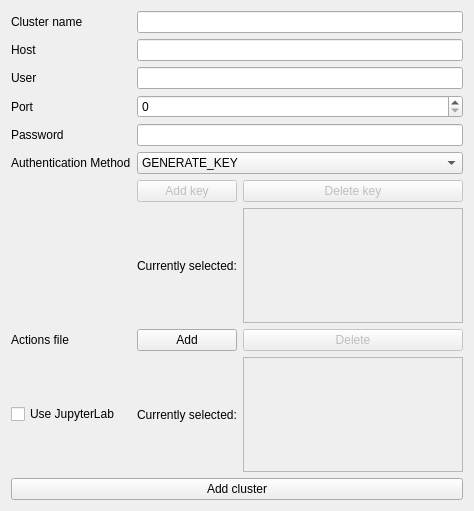
<?xml version="1.0" encoding="UTF-8"?>
<ui version="4.0">
 <class>Form</class>
 <widget class="QWidget" name="Form">
  <property name="enabled">
   <bool>true</bool>
  </property>
  <property name="geometry">
   <rect>
    <x>0</x>
    <y>0</y>
    <width>474</width>
    <height>511</height>
   </rect>
  </property>
  <property name="windowTitle">
   <string>Form</string>
  </property>
  <layout class="QGridLayout" name="gridLayout">
   <item row="0" column="0">
    <widget class="QLabel" name="cluster_name_addc_label">
     <property name="text">
      <string>Cluster name</string>
     </property>
    </widget>
   </item>
   <item row="9" column="2">
    <widget class="QTextBrowser" name="selected_file_path_browser">
     <property name="enabled">
      <bool>false</bool>
     </property>
    </widget>
   </item>
   <item row="3" column="1" colspan="2">
    <widget class="QSpinBox" name="port_edit"/>
   </item>
   <item row="8" column="1">
    <widget class="QPushButton" name="add_actions_file_button">
     <property name="text">
      <string>Add</string>
     </property>
    </widget>
   </item>
   <item row="0" column="1" colspan="2">
    <widget class="QLineEdit" name="cluster_name_addc_edit"/>
   </item>
   <item row="1" column="1" colspan="2">
    <widget class="QLineEdit" name="host_edit"/>
   </item>
   <item row="5" column="1" colspan="2">
    <widget class="QComboBox" name="auth_method_box">
     <item>
      <property name="text">
       <string>GENERATE_KEY</string>
      </property>
     </item>
     <item>
      <property name="text">
       <string>PRIVATE_KEY</string>
      </property>
     </item>
     <item>
      <property name="text">
       <string>ASK_EVERYTIME</string>
      </property>
     </item>
    </widget>
   </item>
   <item row="3" column="0">
    <widget class="QLabel" name="port_label">
     <property name="text">
      <string>Port</string>
     </property>
    </widget>
   </item>
   <item row="4" column="0">
    <widget class="QLabel" name="port_label_2">
     <property name="text">
      <string>Password</string>
     </property>
    </widget>
   </item>
   <item row="2" column="1" colspan="2">
    <widget class="QLineEdit" name="user_edit"/>
   </item>
   <item row="6" column="2">
    <widget class="QPushButton" name="delete_key_button">
     <property name="enabled">
      <bool>false</bool>
     </property>
     <property name="text">
      <string>Delete key</string>
     </property>
    </widget>
   </item>
   <item row="5" column="0">
    <widget class="QLabel" name="auth_method_label">
     <property name="text">
      <string>Authentication Method</string>
     </property>
    </widget>
   </item>
   <item row="8" column="2">
    <widget class="QPushButton" name="delete_actions_file_button">
     <property name="enabled">
      <bool>false</bool>
     </property>
     <property name="text">
      <string>Delete</string>
     </property>
    </widget>
   </item>
   <item row="10" column="0" colspan="3">
    <widget class="QPushButton" name="add_cluster_button">
     <property name="text">
      <string>Add cluster</string>
     </property>
    </widget>
   </item>
   <item row="9" column="1">
    <widget class="QLabel" name="currently_selected_file_label">
     <property name="font">
      <font>
       <italic>false</italic>
      </font>
     </property>
     <property name="text">
      <string>Currently selected:</string>
     </property>
    </widget>
   </item>
   <item row="8" column="0">
    <widget class="QLabel" name="actions_file_label">
     <property name="text">
      <string>Actions file</string>
     </property>
    </widget>
   </item>
   <item row="4" column="1" colspan="2">
    <widget class="QLineEdit" name="password_edit">
     <property name="enabled">
      <bool>true</bool>
     </property>
    </widget>
   </item>
   <item row="2" column="0">
    <widget class="QLabel" name="user_label">
     <property name="text">
      <string>User</string>
     </property>
    </widget>
   </item>
   <item row="1" column="0">
    <widget class="QLabel" name="host_label">
     <property name="text">
      <string>Host</string>
     </property>
    </widget>
   </item>
   <item row="9" column="0">
    <widget class="QCheckBox" name="use_jupyter_lab_check_box">
     <property name="text">
      <string>Use JupyterLab</string>
     </property>
    </widget>
   </item>
   <item row="6" column="1">
    <widget class="QPushButton" name="add_key_button">
     <property name="enabled">
      <bool>false</bool>
     </property>
     <property name="text">
      <string>Add key</string>
     </property>
    </widget>
   </item>
   <item row="7" column="2">
    <widget class="QTextBrowser" name="selected_key_browser">
     <property name="enabled">
      <bool>false</bool>
     </property>
     <property name="undoRedoEnabled">
      <bool>false</bool>
     </property>
    </widget>
   </item>
   <item row="7" column="1">
    <widget class="QLabel" name="label">
     <property name="text">
      <string>Currently selected:</string>
     </property>
    </widget>
   </item>
  </layout>
 </widget>
 <resources/>
 <connections/>
</ui>
